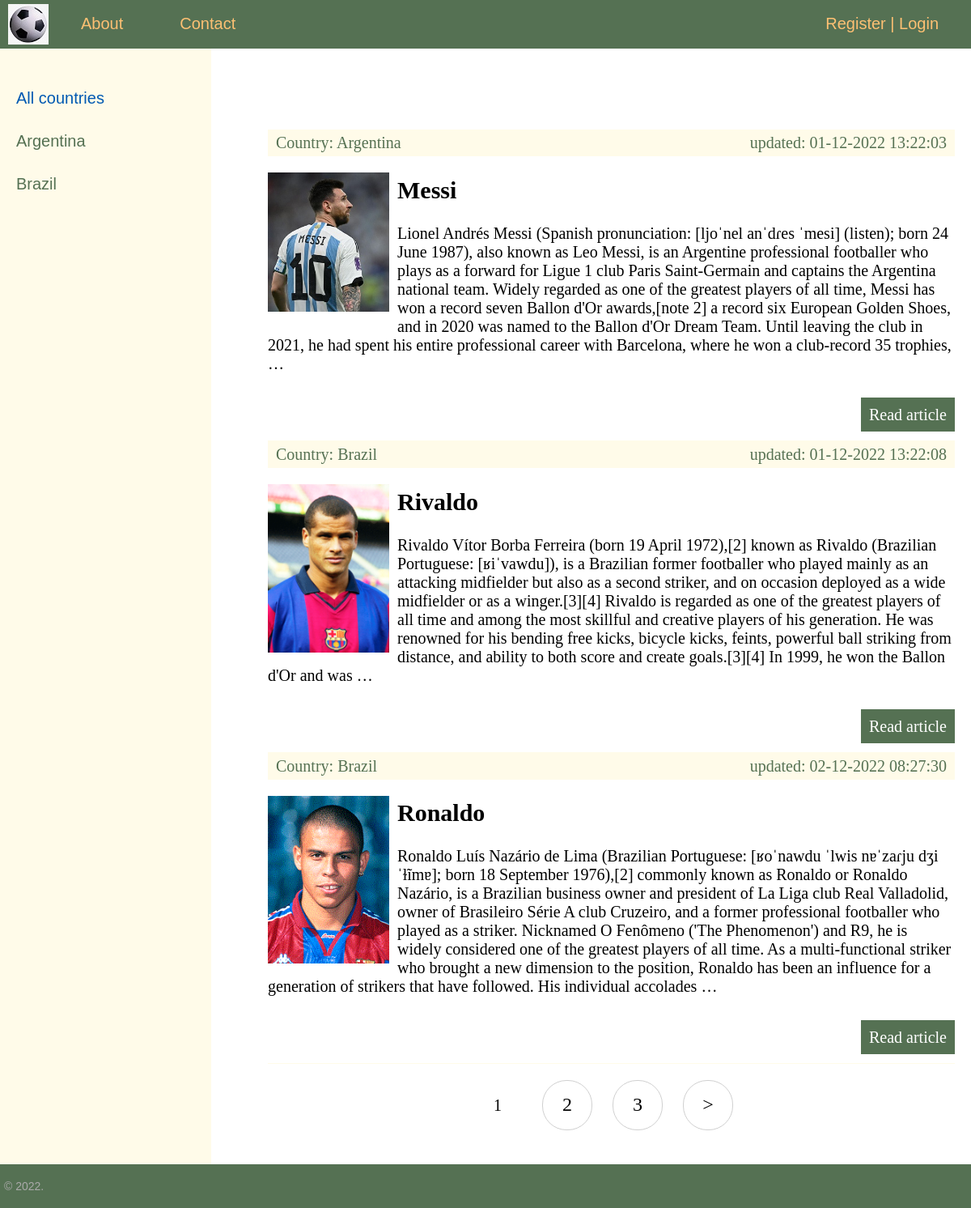
Page /wiki/ on the committed database.
### wiki/models.py (models this page shows, shortened)
class Country(models.Model):
    name = models.CharField(max_length=100, db_index=True, verbose_name="Country")
    slug = models.SlugField(max_length=100, unique=True, db_index=True, verbose_name="URL")
    def __str__(self):
        return self.name
    def get_absolute_url(self):
        return reverse('country', kwargs={'country_slug': self.slug})
    class Meta:
        verbose_name = 'Country'
        verbose_name_plural = 'Countries'
        ordering = ['id']

class Footballer(models.Model):
    name = models.CharField(max_length=255, verbose_name="Name")
    slug = models.SlugField(max_length=255, unique=True, db_index=True, verbose_name="URL")
    content = models.TextField(blank=True, verbose_name="Article text")
    photo = models.ImageField(upload_to="photos/%Y/%m/%d/", verbose_name="Photo")
    created_at = models.DateTimeField(auto_now_add=True, verbose_name="Article created at")
    updated_at = models.DateTimeField(auto_now=True, verbose_name="Article updated at")
    published = models.BooleanField(default=True, verbose_name="Article published")
    country = models.ForeignKey('Country', on_delete=models.PROTECT, verbose_name="Country")
    def get_absolute_url(self):
        return reverse('article', kwargs={'article_slug': self.slug})
    class Meta:
        verbose_name = 'Football player'
        verbose_name_plural = 'Football players'
        ordering = ['id']

### wiki/views.py (the view)
# urls.py: path('', WikiHome.as_view(), name='home'),
class WikiHome(DataMixin, ListView):
    model = Footballer
    template_name = 'wiki/index.html'
    context_object_name = 'articles'
    def get_context_data(self, *, object_list=None, **kwargs):
        context = super().get_context_data(**kwargs)
        mixin_context = self.get_user_context(title="Footballers-wiki main page")
        return dict(list(context.items()) + list(mixin_context.items()))
    def get_queryset(self):
        return Footballer.objects.filter(published=True).select_related('country')

### wiki/utils.py (called while the page is built)
    def get_user_context(self, **kwargs):
        context = kwargs
        countries = Country.objects.annotate(Count('footballer'))
        user_menu = menu.copy()
        if not self.request.user.is_authenticated:
            user_menu.pop(1)  # pop add_article
        context['menu'] = user_menu
        context['countries'] = countries
        if 'country_selected' not in context:
            context['country_selected'] = 0
        return context

### wiki/templates/wiki/index.html (shortened to what this page needs)
{% extends 'wiki/base.html' %}
{% block content %}
<ul class="list-articles">
    {% for article in articles %}
    <li>
        <div class="article-panel">
            <p class="first">Country: {{article.country}}</p>
            <p class="last">updated: {{article.updated_at|date:"d-m-Y H:i:s"}}</p>
        </div>
        {% if article.photo %}
        <p><img class="img-article-left thumb" src="{{article.photo.url}}"></p>
        {% endif %}
        <h2>{{article.name}}</h2>
        {% autoescape on %}
        {{article.content|linebreaks|truncatewords:100}}
        {% endautoescape %}
        <p class="link-read-post"><a href="{{ article.get_absolute_url }}">Read article</a></p>
    </li>
    {% endfor %}
</ul>
{% endblock %}

### wiki/templates/wiki/base.html (shortened to what this page needs)
{% load static %}
{% load wiki_tags %}
<!DOCTYPE html>
<html>
<head>
    <link type="text/css" href="{% static 'wiki/css/styles.css' %}" rel="stylesheet"/>
</head>
<body>
<table class="table-page" border=0 cellpadding="0" cellspacing="0">
    <tr>
        <td valign=top>
            {% block mainmenu %}
            <div class="header">
                <ul id="mainmenu" class="mainmenu">
                    <li class="logo"><a href="{% url 'home' %}">
                        <div class="logo"></div>
                    </a></li>
                    {% for m in menu %}
                    <li><a href="{% url m.url_name %}">{{m.title}}</a></li>
                    {% endfor %}
                    {% if request.user.is_authenticated %}
                    <li class="last"> {{user.username}} | <a href="{% url 'logout' %}">Logout</a></li>
                    {% else %}
                    <li class="last"><a href="{% url 'register' %}">Register</a> | <a
                            href="{% url 'login' %}">Login</a></li>
                    {% endif %}
                </ul>
            </div>
            {% endblock mainmenu %}
            <table class="table-content" border=0 cellpadding="0" cellspacing="0">
                <tr>
                    <td valign="top" class="left-chapters">
                        <ul id="leftchapters">
                            {% if country_selected == 0 %}
                            <li class="selected">All countries</li>
                            {% else %}
                            <li><a href="{% url 'home' %}">All countries</a></li>
                            {% endif %}
                            {% for c in countries %}
                            {% if c.footballer__count > 0 %}
                            {% if c.pk == country_selected %}
                            <li class="selected">{{c.name}}</li>
                            {% else %}
                            <li><a href="{{ c.get_absolute_url }}">{{c.name}}</a></li>
                            {% endif %}
                            {% endif %}
                            {% endfor %}
                        </ul>
                    </td>
                    <td valign="top" class="content">
                        <div class="content-text">
                            {% block content %}
                            {% endblock %}
                            {% if page_obj.has_other_pages %}
                            <nav class="list-pages">
                                <ul>
                                    {% for p in paginator.page_range %}
                                    {% if page_obj.number == p %}
                                    <li class="page-num page-num-selected">{{ p }}</li>
                                    {% elif p >= page_obj.number|add:-2 and p <= page_obj.number|add:2 %}
                                    <li class="page-num">
                                        <a href="?page={{ p }}">{{ p }}</a>
                                    </li>
                                    {% endif %}
                                    {% endfor %}
                                    {% if page_obj.has_next %}
                                    <li class="page-num">
                                        <a href="?page={{ page_obj.next_page_number }}">&gt;</a>
                                    </li>
                                    {% endif %}
                                </ul>
                            </nav>
                            {% endif %}
                        </div>
                    </td>
                </tr>
            </table>
        </td>
    </tr>
    <tr>
        <td valign=top>
            <div id="footer">
                <p>&copy; 2022.</p>
            </div>
        </td>
    </tr>
</table>
</body>
</html>

### wiki/static/wiki/css/styles.css (style rules this page uses)
html, body { font-family: 'Arial'; margin: 0; padding: 0; height: 100%; width: 100%; color: #557153; }
a { color: #0059b2; text-decoration: none; }
img { max-width: 600px; height: auto; }
img.img-article-left { max-width: 300px; height: auto; float: left; padding: 0 10px 10px 0; }
img.img-article-left.thumb { max-width: 150px; height: auto; }
p.link-read-post { text-align: right; }
p.link-read-post a { padding: 10px; min-width: 100px; background: #557153; color: #fff; text-decoration: none; }
div.article-panel { background: #FFFBE9; padding: 5px 10px 5px 10px; box-sizing: border-box; overflow: hidden; color: #557153; }
div.article-panel p.first { margin: 0; float: left; }
div.article-panel p.last { margin: 0; float: right; }
ul.list-articles { list-style: none; margin: 0; padding: 0; }
ul.list-articles li { border-bottom: 1px solid #FFFBE9; }
.table-page { width: 100%; height: 100%; vertical-align: top; }
.table-page tr { height: 100%; }
.header { background: #557153; height: 60px; }
.logo { background: url('../images/logo.png') no-repeat 10px 5px; width: 70px; height: 60px; }
ul.mainmenu { list-style: none; margin: 0; padding: 0; height: 60px; color: #fdc073; font-size: 20px; overflow: hidden; }
ul.mainmenu li { float: left; margin: 18px 40px 0 30px; }
ul.mainmenu li.logo { margin: 0; }
ul.mainmenu li.last { float: right; }
ul.mainmenu li a { color: #fdc073; text-decoration: none; }
.table-content { width: 100%; min-height: 100%; height: 100%; }
.left-chapters { margin: 0; background: #FFFBE9; border-right: 1px solid #FFFBE9; min-height: 100%; }
.left-chapters ul { width: 230px; min-height: 100%; margin: 0; padding: 20px 10px 10px 20px; list-style: none; font-size: 20px; }
.left-chapters ul li { margin: 30px 0 0 0; color: #999; }
.left-chapters ul li.selected { color: #0059b2; }
.left-chapters ul li a { color: #557153; text-decoration: none; }
.content { padding: 40px 20px 20px 40px; width: 100%; box-sizing: border-box; }
.content-text { margin: 60px 0 0 30px; color: #000; font-size: 20px; font-family: Yandex Sans Display Light; }
#footer { box-sizing: border-box; background: #557153; padding: 5px; color: #aaa; font-size: 14px; font-family: Verdana, Geneva, Arial, Helvetica; text-align: left; overflow: hidden; }
.list-pages { text-align: center; margin: 0 0 20px 0; }
.list-pages ul { margin: 20px 0 0 0; padding: 0; list-style: none; }
.list-pages ul li { display: inline-block; margin: 0 20px 0 0; }
.list-pages a { color: #000; font-size: 24px; text-decoration: none; }
.list-pages .page-num, .page-num-selected { display: inline-block; width: 60px; height: 44px; padding: 16px 0 0 0; border: 1px solid #d0d0d0; border-radius: 30px; }
.list-pages .page-num-selected { border: none; color: #000; font-size: 20px; }

### rows in the picture
Country: name "Argentina"
Country: name "Brazil"
Footballer: country "Argentina", updated_at "01-12-2022 13:22:03", photo (picture), name "Messi", content "Lionel Andrés Messi (Spanish pronunciation: [ljoˈnel anˈdɾes ˈmesi] (listen); born 24 June 1987), also known as Leo Messi, is an Argentine professional footballer who plays as a forward for Ligue 1 club Paris Saint-Germain and captains the Argentina national team. Widely regarded as one of the greatest players of all time, Messi has won a record seven Ballon d'Or awards,[note 2] a record six European Golden Shoes, and in 2020 was named to the Ballon d'Or Dream Team. Until leaving the club in 2021, he had spent his entire professional career with Barcelona, where he won a club-record 35 trophies, …"
Footballer: country "Brazil", updated_at "01-12-2022 13:22:08", photo (picture), name "Rivaldo", content "Rivaldo Vítor Borba Ferreira (born 19 April 1972),[2] known as Rivaldo (Brazilian Portuguese: [ʁiˈvawdu]), is a Brazilian former footballer who played mainly as an attacking midfielder but also as a second striker, and on occasion deployed as a wide midfielder or as a winger.[3][4] Rivaldo is regarded as one of the greatest players of all time and among the most skillful and creative players of his generation. He was renowned for his bending free kicks, bicycle kicks, feints, powerful ball striking from distance, and ability to both score and create goals.[3][4] In 1999, he won the Ballon d'Or and was …"
Footballer: country "Brazil", updated_at "02-12-2022 08:27:30", photo (picture), name "Ronaldo", content "Ronaldo Luís Nazário de Lima (Brazilian Portuguese: [ʁoˈnawdu ˈlwis nɐˈzaɾju dʒi ˈɫĩmɐ]; born 18 September 1976),[2] commonly known as Ronaldo or Ronaldo Nazário, is a Brazilian business owner and president of La Liga club Real Valladolid, owner of Brasileiro Série A club Cruzeiro, and a former professional footballer who played as a striker. Nicknamed O Fenômeno ('The Phenomenon') and R9, he is widely considered one of the greatest players of all time. As a multi-functional striker who brought a new dimension to the position, Ronaldo has been an influence for a generation of strikers that have followed. His individual accolades …"

### other values in the picture
{{ m.title }} "About" "Contact"
{{ p }} "1"
{{ p }} "2" "3"
